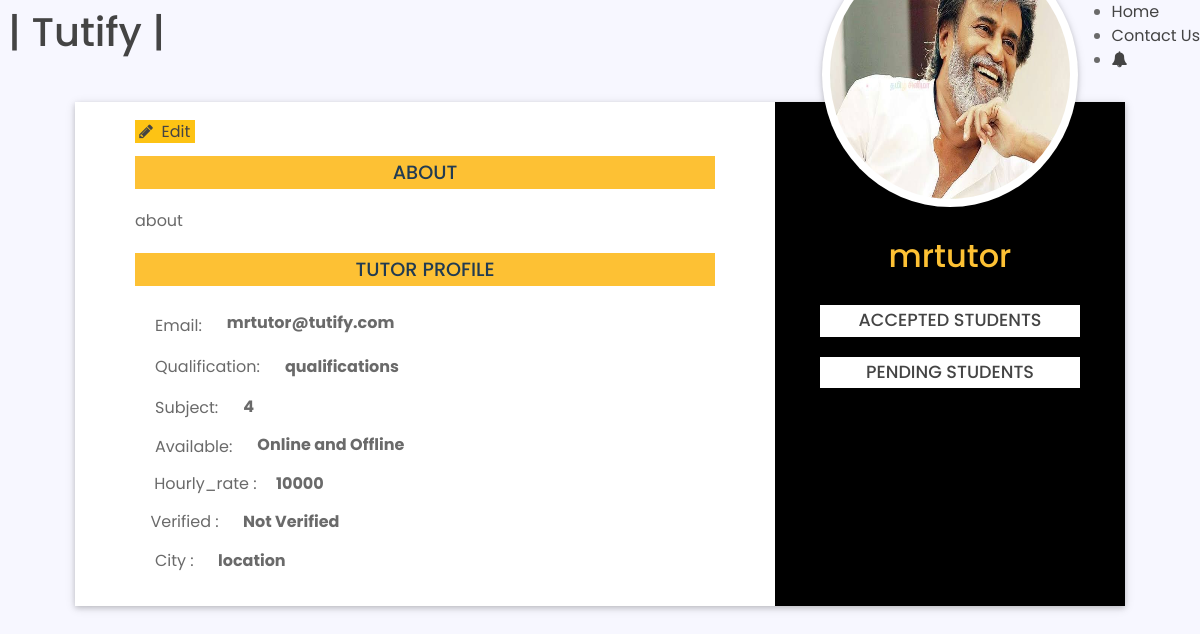
Page /friend_request/mrtutor on the committed database.
### profile_info/models.py (models this page shows, shortened)
class TutorProfile(models.Model):
	key					= models.ForeignKey(settings.AUTH_USER_MODEL, on_delete=models.CASCADE)
	location  				= models.CharField(max_length = 50, blank=True,  null=True)
	subjects				= models.TextField(blank=True, null=True)
	qualification			= models.CharField(max_length = 256, blank=True, null=True)
	bio 					= models.TextField(max_length=5000, null=True, blank=True)
	gender 					= models.CharField(max_length=10, null=True, blank=True)
	image		 			= models.ImageField(upload_to='profile_pics', null=True, blank=True)
	hourly_rate 			= models.IntegerField()
	availabilty 			= models.CharField(max_length=50, blank=True, default='Both')
	proof 					= models.ImageField(upload_to='tutor_proof', null=True, blank=True)
	verfied					= models.BooleanField(null=True, blank=True, default=False)
	slug 					= models.SlugField(null=True, blank=True, unique=True)

### accounts/models.py (models this page shows, shortened)
class Account(AbstractBaseUser):
	email 					= models.EmailField(verbose_name="email", max_length=60, unique=True)
	username 				= models.CharField(max_length=30, unique=True)
	date_joined				= models.DateTimeField(verbose_name='date joined', auto_now_add=True)
	last_login				= models.DateTimeField(verbose_name='last login', auto_now=True)
	user_type 				= models.CharField(max_length=30)
	is_admin				= models.BooleanField(default=False)
	is_active				= models.BooleanField(default=True)
	is_staff				= models.BooleanField(default=False)
	is_superuser			= models.BooleanField(default=False)
	USERNAME_FIELD = 'username'
	REQUIRED_FIELDS = ['email',]
	objects = MyAccountManager()

### tutify/views.py (the view)
# urls.py: path('friend_request/<reciever>', views.friend_request_view, name='friend_request'),
def friend_request_view(request, reciever):
	user2=Account.objects.get(username = reciever)
	Friend.objects.add_friend(request.user, user2)
	users=Profile.objects.all()
	tutors=TutorProfile.objects.all()
	current_user=request.user
	context={
		'user':user2,
		'users':users,
		'tutors':tutors,
		'current_user':current_user
	}
	return render(request, 'profile_info/profile.html',context=context)

### profile_info/templates/profile_info/profile.html (shortened to what this page needs)
<!doctype html>
{% load friendshiptags %}
{% load static %}
<html lang="en">
<head>
    <link rel="stylesheet" href="{% static 'css2/bootstrap.min.css' %}">
    <link rel="stylesheet" href="{% static 'css2/fontawsom-all.min.css' %}">
    <link rel="stylesheet" type="text/css" href="{% static 'css/profile.css' %}" />
    <link rel="stylesheet" href="https://stackpath.bootstrapcdn.com/font-awesome/4.7.0/css/font-awesome.min.css">
    <link rel="stylesheet" href="https://cdnjs.cloudflare.com/ajax/libs/font-awesome/4.7.0/css/font-awesome.min.css">
</head>
<body>
  <header id="header">
    <div class="d-flex justify-content-sm-center ">
      <div class="logo mr-auto p-2 bd-highlight">
        <h1 class="text-light"><a href="{% url 'home' %}"><span>|</span> Tutify <span>|</span></a></h1>
      </div>
      <nav class="nav-menu-container">
        <ul class="nav-menu">
          <li class="menu-active"><a href="{% url 'home' %}">Home</a></li>
          <li><a href="#contact">Contact Us</a></li>
          <li><a href="#contact"><i class="fa fa-bell"></i></a></li>
        </ul>
      </nav>
    </div>
  </header>
    <div class="container-fluid overcover">
        <div class="container profile-box">
            <div class="row">
                <div class="col-lg-8 col-md-7 detail-px no-padding">
                    <a href="{% url 'profile_info:update-profile' request.user.username  %}" class="button">
                      &nbsp<i class="fa fa-pencil" aria-hidden="true"></i>&nbsp&nbspEdit&nbsp</a>
                      {% if user.user_type == 'student' %}
                      {% for prof in users %}
                        {% if user.id == prof.user_id %}
                    <h3>About</h3>
                    <p>{{ prof.Bio }}</p>
                    <h3 class="mth3">Student Profile</h3>
                     <div class="fx-ro">
                        <div class="dat">
                            Email:
                        </div>
                        <div class="detail email">
                            <b>{{ user.email }}</b>
                        </div>
                    </div>
                    <div class="fx-ro">
                        <div class="dat">
                            Age:
                        </div>
                        <div class="detail age">
                            <b>{{ prof.is_age }}</b>
                        </div>
                    </div>
                    <div class="fx-ro">
                        <div class="dat">
                            Date of Birth:
                        </div>
                        <div class="detail dob">
                            <b>{{ prof.Date_of_Birth }}</b>
                        </div>
                    </div>
                    <div class="fx-ro">
                        <div class="dat">
                           Address:
                        </div>
                        <div class="detail address">
                            <b>{{ prof.City }}</b>
                        </div>
                    </div>
                </div>
                <div class="col-lg-4 col-md-5 leftgh">
                    <div class="img-box">
                         <img class="rounded-circle" src="{{ prof.image.url }}" alt="profile_pic">
                    </div>
                    <div class="name-det">
                     <h2>{{ user.username }}</h2>
                    <h3 class="mth3 friends">Following</h3>
                    <div class="fx-ro">
                        <div class="dat tut">
                        </div>
                        <div class="detail">
                            <p class="course">{% following user %}</p>
                        </div>
                    </div>
                        {% endif %}
                        {% endfor %}
                        {% else %}
                   {% for tutor in tutors %}
                        {% if user.id == tutor.key_id %}
                         <h3>About</h3>
                    <p>{{ tutor.bio }}</p>
                    <h3 class="mth3">Tutor Profile</h3>
                     <div class="fx-ro">
                        <div class="dat email-tutor">
                            Email:
                        </div>
                        <div class="detail">
                            <b>{{ user.email }}</b>
                        </div>
                    </div>
                    <div class="fx-ro">
                        <div class="dat tut-qualification">
                            Qualification:
                        </div>
                        <div class="detail tut-qualifi">
                            <b>{{ tutor.qualification }}</b>
                            <div class="detail tut-cities">
                          <span class="detail tut-city">
                            City   :  <strong class="detail tut-cit">{{ tutor.location }}</strong>
                        </span>
                            </div>
                        </div>
                    </div>
                    <div class="fx-ro">
                        <div class="dat tut-subjects">
                            Subject:
                        </div>
                        <div class="detail tut-subj">
                            <b>{{ tutor.subjects }}</b>
                            <span class="detail tut-verified">
                            Verified    :
                            {% if tutor.verfied == 'yes' %}
                            <strong class="detail tut-verify">Verified</strong>
                           {% else %}
                            <strong class="detail tut-verify">Not Verified</strong>
                        </span>
                        {% endif %}
                        </div>
                    </div>
                    <div class="fx-ro">
                        <div class="dat tut-available">
                           Available:
                        </div>
                        <div class="detail  tut-avail">
                            {% if tutor.availabilty == 'Both' %}
                            <b>Online and Offline</b>
                            {% elif tutor.availabilty == 'online' %}
                            <b>Online</b>
                            {% else %}
                            <b>Offline</b>
                            {% endif %}
                        </div>
                        <span class="detail tut-hourly_rate">
                            Hourly_rate    :  <strong class="detail tut-hour">{{ tutor.hourly_rate }}</strong>
                        </span>
                    </div>
                </div>
                <div class="col-lg-4 col-md-5 leftgh">
                    <div class="img-box">
                         <img class="rounded-circle tutor-circle" src="{{ tutor.image.url }}" alt="profile_pic">
                    </div>
                    <div class="name-det">
                     <h2>{{ user.username }}</h2>
                    <div>
                    <h3 class="mth3 friends">Accepted Students</h3>
                    </div>
                    <div>
                    <h3 class="mth3 friends">Pending Students</h3>
                    </div>
               {% endif %}
                        {% endfor %}
                        {% endif %}
                </div>
            </div>
        </div>
    </div>
</body>
</html>

### static/css/profile.css (style rules this page uses)
body { font-family: "Poppins", sans-serif; }
* { margin: 0px; padding: 0px; }
img { max-width: 100%; }
a { text-decoration: none; outline: none; color: #444; }
ul { margin-bottom: 0; padding-left: 0; }
p { margin-bottom: 0px; width: 100%; }
.no-padding { padding: 0px; }
.container-fluid { padding: 0px; }
h1, h2, h3, h4, h5, h6 { font-family: "Poppins", sans-serif; }
strong { font-family: "Poppins", sans-serif; }
body { background-color: #f7f7ff !important; font-family: "Poppins", sans-serif; color: #6A6A6A; }
.container { max-width: 1100px; }
.profile-box { width: 1050px; margin: 30px auto; box-shadow: 0 2px 5px 0 rgba(0, 0, 0, 0.16), 0 2px 10px 0 rgba(0, 0, 0, 0.12); background-color: #FFF; }
.profile-box .detail-px { padding: 30px 60px 60px 60px; }
.profile-box .detail-px h3 { width: 100%; font-family: "Poppins", sans-serif; background-color: #fdc134; text-align: center; color: #213b52; font-size: 1.2rem; padding: 5px; text-transform: uppercase; margin-bottom: 20px; }
.profile-box .detail-px .mth3 { margin-top: 20px; }
.profile-box .detail-px .fx-ro { display: flex; padding: 5px; }
.profile-box .detail-px .fx-ro .dat { padding: 13px 20px; }
.profile-box .detail-px .fx-ro .detail b { font-size: 1rem; }
.leftgh { background-color: black; color: #FFF; }
.leftgh .img-box { text-align: center; }
.leftgh .img-box img { border-radius: 50%; box-shadow: 0 2px 5px 0 rgba(0, 0, 0, 0.16), 0 2px 10px 0 rgba(0, 0, 0, 0.12); background-color: #FFF; padding: 8px; margin-top: -160px; width: 80%; }
.leftgh .name-det { padding: 30px; text-align: center; }
.leftgh .name-det h2 { text-align: center; margin-bottom: 30px; }
.leftgh .name-det h3 { width: 100%; background-color: #fff; color: #444; font-size: 1.1rem; padding: 5px; text-transform: uppercase; margin-bottom: 20px; text-align: center; margin-top: 20px; }
.name-det h2 { color:#fdc134; }

### profile_info/templates/profile_info/profile.html (style rules this page uses)
.tutor-circle { height:265px; width:265px; border-radius:30px; }
.button { position:relative; top:-12px; background-color:#fdc314; height:10%; }
.email-tutor { position:relative; top:-10px; left:-5px; }
.tut-qualification { position:relative; top:-29px; left:-5px; }
.tut-qualifi { position:relative; top:-16px; }
.tut-subjects { position:relative; top:-48px; left:-5px; }
.tut-subj { position:relative; top:-36px; }
.tut-available { position:relative; top:-69px; left:-5px; }
.tut-avail { position:relative; top:-58px; }
.tut-hourly_rate { position:relative; top:-19px; left:-250px; }
.tut-hour { position:relative; left:15px; }
.tut-verified { position:relative; top:115px; left:-108px; }
.tut-verify { position:relative; left:20px; }
.tut-city { position:relative; top:190px; right:375px; }
.tut-cit { position:relative; left:20px; }
.tut-cities { position:relative; top:-20px; left:245px; }
.friends { margin-top:40px; }

### rows in the picture
TutorProfile: bio "about", qualification "qualifications", location "location", subjects "4", verfied "Not Verified", availabilty "Online and Offline", hourly_rate "10000", image (picture)
Account: email "mrtutor@tutify.com", username "mrtutor"
